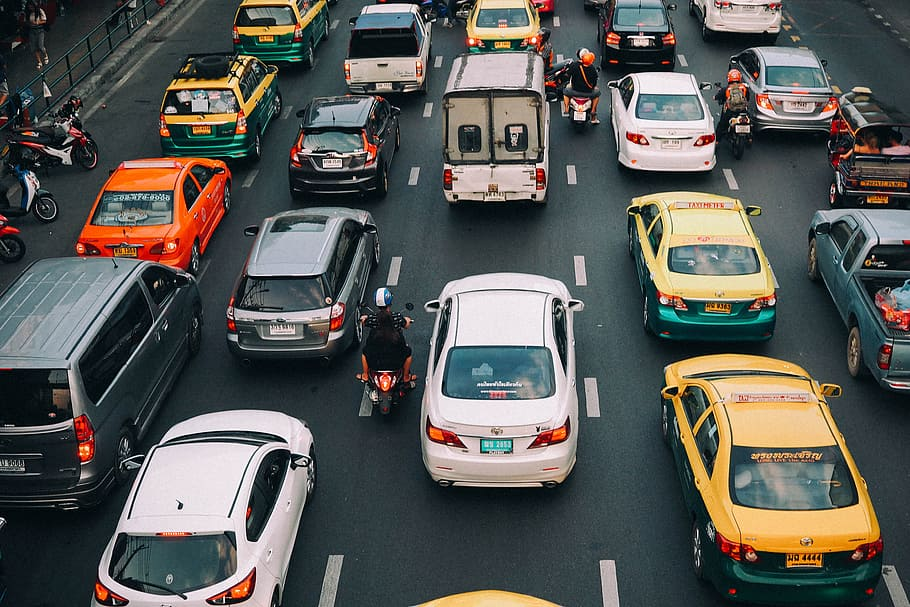
#> input picture Ankush Hegde/road-city-busy-motorbike.jpg, 910 x 607 px
$ python -i detector.py   (imports and definitions only)
#> lines starting #> are read from the running program, lines starting #| are printed output that depends on the picture
import numpy as np
import cv2
import glob
import matplotlib.pyplot as plt
import matplotlib.image as mpimg


vehicle_image_filenames = glob.glob(r'C:\Users\Ankush Hegde\Desktop\ML Project\Deep learning\Vehicle dataset\data\vehicles/**/*.png', recursive=True)
non_vehicle_image_filenames = glob.glob(r'C:\Users\Ankush Hegde\Desktop\ML Project\Deep learning\Vehicle dataset\data\non-vehicles/**/*.png', recursive=True)

# [5 lines not run here, left out]

figure, (vehicle_plot, non_vehicle_plot) = plt.subplots(1, 2, figsize=(8,4))

# [5 lines not run here, left out]

#----------------------------------------------------------------------------------------------------------------------------------

from skimage.feature import hog

pix_per_cell = 8
cell_per_block = 2
orient = 9
color_space = 'YCrCb'
hog_channel = 'ALL'

# Define a function to return HOG features and visualization
def get_hog_features(img,
                     orient,
                     pix_per_cell,
                     cell_per_block,
                     vis=False,
                     feature_vec=True):
    if vis == True:
        features, hog_image = hog(img, orientations=orient, pixels_per_cell=(pix_per_cell, pix_per_cell),
                                  cells_per_block=(cell_per_block, cell_per_block), transform_sqrt=True,
                                  visualize=vis, feature_vector=feature_vec)
        return features, hog_image
    # Otherwise call with one output
    else:
        features = hog(img, orientations=orient, pixels_per_cell=(pix_per_cell, pix_per_cell),
                       cells_per_block=(cell_per_block, cell_per_block), transform_sqrt=True,
                       visualize=vis, feature_vector=feature_vec)
        return features

# Define a function to extract features from a list of images
# Have this function call bin_spatial() and color_hist()
def extract_features(imgs,
                     cspace='RGB',
                     orient=9,
                     pix_per_cell=8,
                     cell_per_block=2,
                     hog_channel=2):
    # Create a list to append feature vectors to
    features = []
    # Iterate through the list of images
    for file in imgs:
        # Read in each one by one
        image = mpimg.imread(file)
        # apply color conversion if other than 'RGB'
        if cspace != 'RGB':
            if cspace == 'HSV':
                feature_image = cv2.cvtColor(image, cv2.COLOR_RGB2HSV)
            elif cspace == 'LUV':
                feature_image = cv2.cvtColor(image, cv2.COLOR_RGB2LUV)
            elif cspace == 'HLS':
                feature_image = cv2.cvtColor(image, cv2.COLOR_RGB2HLS)
            elif cspace == 'YUV':
                feature_image = cv2.cvtColor(image, cv2.COLOR_RGB2YUV)
            elif cspace == 'YCrCb':
                feature_image = cv2.cvtColor(image, cv2.COLOR_RGB2YCrCb)
        else: feature_image = np.copy(image)

        # Call get_hog_features() with vis=False, feature_vec=True
        if hog_channel == 'ALL':
            hog_features = []
            for channel in range(feature_image.shape[2]):
                hog_features.append(get_hog_features(feature_image[:,:,channel],
                                    orient, pix_per_cell, cell_per_block,
                                    vis=False, feature_vec=True))
            hog_features = np.ravel(hog_features)
        else:
            hog_features = get_hog_features(feature_image[:,:,hog_channel], orient,
                        pix_per_cell, cell_per_block, vis=False, feature_vec=True)
        # Append the new feature vector to the features list
        features.append(hog_features)
    # Return list of feature vectors
    return features

def single_img_features(img,
                        color_space='RGB',
                        orient=9,
                        pix_per_cell=8,
                        cell_per_block=2,
                        hog_channel=2,
                        hog_feat=True):
    #1) Define an empty list to receive features
    img_features = []

    #2) Apply color conversion if other than 'RGB'
    if color_space != 'RGB':
        if color_space == 'HSV':
            feature_image = cv2.cvtColor(img, cv2.COLOR_RGB2HSV)
        elif color_space == 'LUV':
            feature_image = cv2.cvtColor(img, cv2.COLOR_RGB2LUV)
        elif color_space == 'HLS':
            feature_image = cv2.cvtColor(img, cv2.COLOR_RGB2HLS)
        elif color_space == 'YUV':
            feature_image = cv2.cvtColor(img, cv2.COLOR_RGB2YUV)
        elif color_space == 'YCrCb':
            feature_image = cv2.cvtColor(img, cv2.COLOR_RGB2YCrCb)
    else: feature_image = np.copy(img)

    #3) Compute HOG features if flag is set
    if hog_feat == True:
        if hog_channel == 'ALL':
            hog_features = []
            for channel in range(feature_image.shape[2]):
                hog_features.extend(get_hog_features(feature_image[:,:,channel],
                                    orient, pix_per_cell, cell_per_block,
                                    vis=False, feature_vec=True))
        else:
            hog_features = get_hog_features(feature_image[:,:,hog_channel], orient,
                        pix_per_cell, cell_per_block, vis=False, feature_vec=True)
        #8) Append features to list
        img_features.append(hog_features)

    #9) Return concatenated array of features
    return np.concatenate(img_features)

#------------------------------------------------------------------------------------------------------------------------------------------------

# [1 line that did not run here, left out]
# [1 line that did not run here, left out]

# [1 line that did not run here, left out]
# [1 line that did not run here, left out]

figure, (vehicle_hog_plot, non_vehicle_hog_plot) = plt.subplots(1, 2, figsize=(8,4))

# [5 lines not run here, left out]

#--------------------------------------------------------------------------------------------------------------------------------

import random
import time
from sklearn.svm import LinearSVC
from sklearn.preprocessing import StandardScaler
from sklearn.model_selection import train_test_split
import matplotlib.image as mpimg

t1 = time.time()

vehicle_hog_features = extract_features(vehicle_image_filenames,
                                        color_space,
                                        orient,
                                        pix_per_cell,
                                        cell_per_block,
                                        hog_channel)

non_vehicle_hog_features = extract_features(non_vehicle_image_filenames,
                                            color_space,
                                            orient,
                                            pix_per_cell,
                                            cell_per_block,
                                            hog_channel)

t2 = time.time()
# [1 line not run here, left out]

# Create an array stack of feature vectors
X = np.vstack((vehicle_hog_features, non_vehicle_hog_features)).astype(np.float64)

# Fit a per-column scaler
# [1 line that did not run here, left out]

# Apply the scaler to X
# [1 line that did not run here, left out]

# Define the labels vector
y = np.hstack((np.ones(len(vehicle_hog_features)), np.zeros(len(non_vehicle_hog_features))))

# Split up data into randomized training and test sets
rand_state = np.random.randint(0, 100)

# [1 line that did not run here, left out]

# [3 lines not run here, left out]

# Use a linear SVC
svc = LinearSVC()

# Check the training time for the SVC
t=time.time()
# [1 line not run here, left out]
t2 = time.time()

# [4 lines not run here, left out]

# Check the prediction time for a single sample
t=time.time()
n_predict = 10

# [2 lines not run here, left out]

t2 = time.time()

# [1 line not run here, left out]

#------------------------------------------------------------------------------------------------------------------------------------------------------

>>> import cv2
>>> picture = cv2.cvtColor(cv2.imread('road-city-busy-motorbike.jpg'), cv2.COLOR_BGR2RGB)
>>> result = single_img_features(picture)
#> in get_hog_features, `features = hog(img, orientations=orient, pixels_per_cell=(pix_per_cell..`:
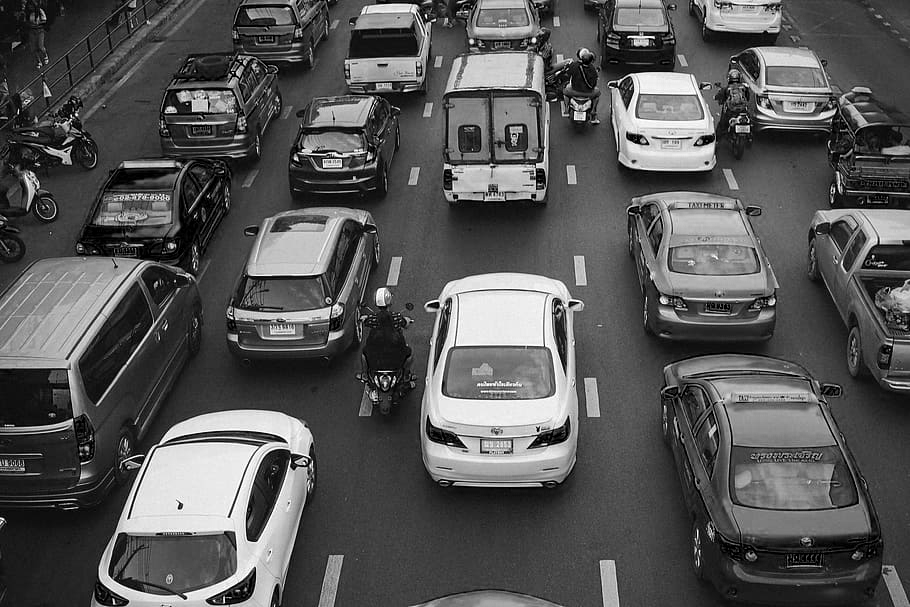
#> img: shape (607, 910); min 0, max 255, mean 86.6
